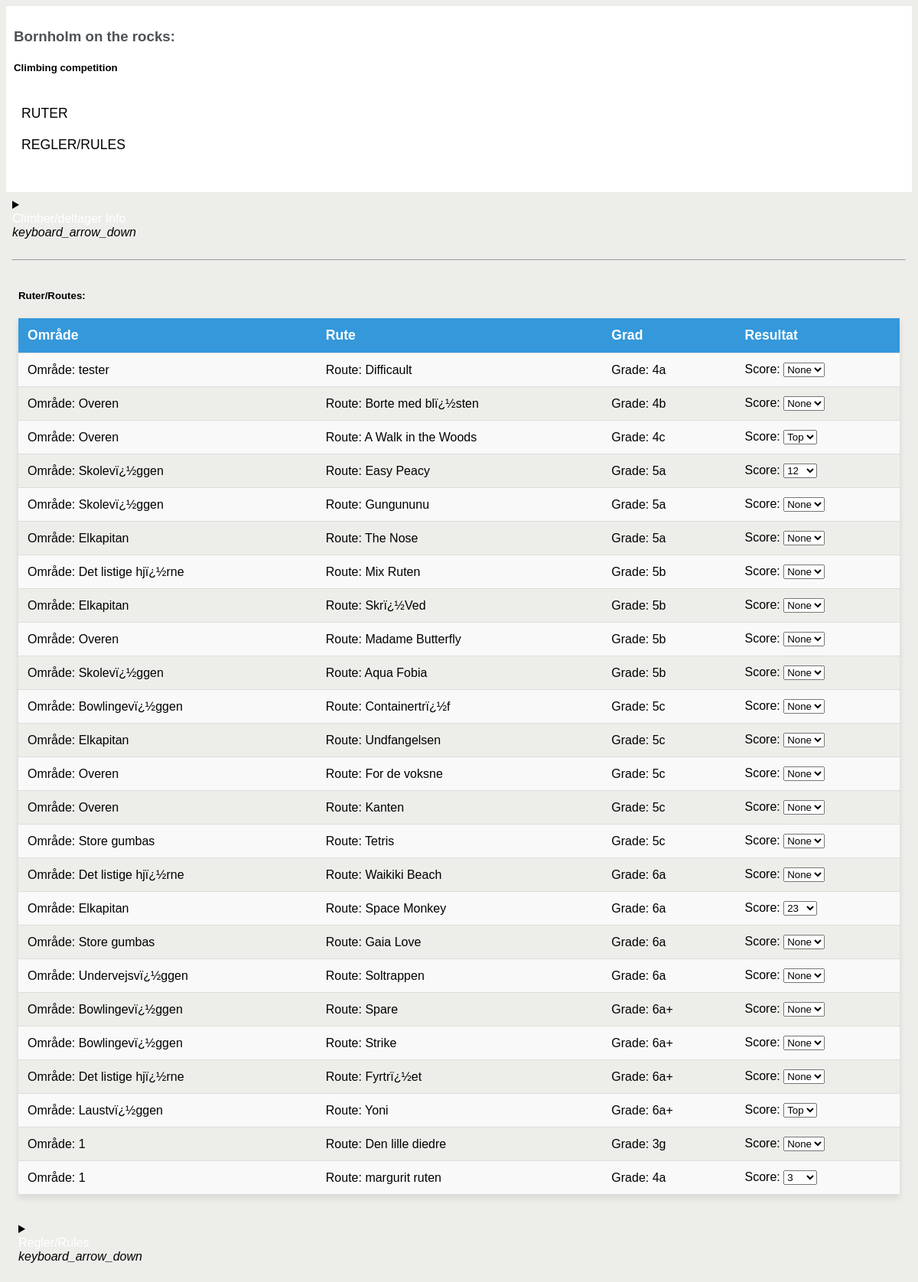
The app's page /routes (signed in) with its own data.
### tables this page shows
CREATE TABLE routes
             (route_uuid text, nr, name text, max_score int, area text, grade text, factor int);

CREATE TABLE competition
             (uuid text, route_uuid text, score text, timestamp text);

### app.py (the view)
@app.route('/routes', methods=['GET', 'POST'])
def routes():
    if 'logged_in' in session.keys():
        if session['logged_in'] == True:
            conn = connect_to_db()
            cursor = conn.cursor()
            user_info = cursor.execute("SELECT * FROM climber_id WHERE uuid =\"" + session["uuid"] + "\"").fetchall()
            u_info = []
            for u in user_info[0]:
                u_info.append(u)
            routes = cursor.execute("SELECT * FROM routes").fetchall()
            climber_comp_routes = cursor.execute("SELECT * FROM competition WHERE uuid =\"" + session["uuid"] + "\"").fetchall()
            routes_list = []
            for r in routes:
                route_list = []
                for item in r:
                    route_list.append(item)
                routes_list.append(route_list)
            i = 0
            for r in routes_list:
                routes_list[i].append("-")
                for ur in climber_comp_routes:
                    route_uuid = r[0]
                    climber_route_uuid = ur[1]
                    if route_uuid == climber_route_uuid :
                        routes_list[i][6] = ur[2]
                        continue
                i += 1
            return render_template('routes.html', user_info=u_info, routes=routes_list)
    return redirect("/login")

### app.py (called while the page is built)
def cLog(msg, level=""):
    if level == "err":
        logger.error(msg)
    else:
        logger.info(msg)
    print(msg)

def connect_to_db():
    try:
        conn = sqlite3.connect(db_file)
        cLog("[+] Database Sqlite3.db loaded.")
    except:
        cLog("[!] Database Sqlite3.db not loaded.", "err")
        quit()
    return conn

### templates/routes.html (shortened to what this page needs)
<!DOCTYPE html>
<html lang="en">
<head>
    <link href="https://cdn.jsdelivr.net/npm/beercss@3.11.22/dist/cdn/beer.min.css" rel="stylesheet">
</head>
<body class="light">
    <div style="background-color: white;">
        <div style="padding: 10px">
            <h3 style="text-align: left; font-family:Verdana, sans-serif; font-weight: 600; color: rgb(77, 82, 86);">Bornholm on the rocks:</h3>
            <h5 style="text-align: left; font-family:Verdana, sans-serif; font-weight: 600;">Climbing competition</h5>
            </div>
        <nav class="toolbar max" style="background-color: var(--surface-dim);">
            <a href="#ruter" class="nav-link">Ruter</a>
            <a href="#regler" class="nav-link">Regler/Rules</a>
            <a href="/logout" class="nav-link" style="background-color: var(--inverse-surface); color: white;">Logout</a>
        </nav>
    </div>
    <div style="padding: 1vh;">
    <details>
    <summary>
        <article style="background-color: var(--primary);">
        <nav>
            <div class="max" style="color: white;">Climber/deltager Info</div>
            <i>keyboard_arrow_down</i>
        </nav>
        </article>
    </summary>
    </details>
    <br>
    <hr>
    <div style="padding: 1vh; overflow-x:auto;" id="ruter">
        <h5 style="text-align: left; font-family:Verdana, sans-serif; font-weight: 600;">Ruter/Routes:</h5>
        <table>
            <tr>
                <th>Område</th>
                <th>Rute</th>
                <th>Grad</th>
                <th>Resultat</th>
            </tr>
            {% for route in routes %}
            <tr id="{{ route.0 }}">
                <td> Område: {{ route.4 }}</td>
                <td> Route: {{ route.2 }}</td>
                <td> Grade: {{ route.5 }}</td>
                <td> Score:
                    <select  id="slynger" class="slynger" oninput="updateRoute('{{ route.0 }}')">
                        <option value="{{ route.6}}" selected>{{ route.6}}</option>
                    </select>
                </td>
            </tr>
            {% endfor %}
        </table>
    </div>
    <div style="padding: 1vh;" id="regler">
    <details>
        <summary>
            <article style="background-color: var(--primary);">
            <nav>
                <div class="max" style="color: white;">Regler/Rules</div>
                <i>keyboard_arrow_down</i>
            </nav>
            </article>
        </summary>
        </details>
    </div>
</body>

### templates/routes.html (style rules this page uses)
table { width: 100%; border-collapse: collapse; margin: 20px 0; box-shadow: 0 4px 8px rgba(0, 0, 0, 0.1); }
th, td { padding: 12px; text-align: left; border-bottom: 1px solid #ddd; }
th { background-color: #3498db; color: white; font-size: 1.1em; }
tr:nth-child(even) { background-color: #f9f9f9; }
body { font-family: Verdana, sans-serif; background-color: #EDEDE9; }
.nav-link { text-decoration: none; color: black; padding: 10px 20px; font-size: 1.1em; text-transform: uppercase; transition: background-color 0.3s ease, color 0.3s ease; display: block; }

### records on screen
routes: area "tester", name "Difficault", grade "4a", route_uuid "None"
routes: area "Overen", name "Borte med blï¿½sten", grade "4b", route_uuid "None"
routes: area "Overen", name "A Walk in the Woods", grade "4c"
competition: score.route_uuid "Top"
routes: area "Skolevï¿½ggen", name "Easy Peacy", grade "5a", factor+route_uuid "12"
routes: area "Skolevï¿½ggen", name "Gungununu", grade "5a", route_uuid "None"
routes: area "Elkapitan", name "The Nose", grade "5a", route_uuid "None"
routes: area "Det listige hjï¿½rne", name "Mix Ruten", grade "5b", route_uuid "None"
routes: area "Elkapitan", name "Skrï¿½Ved", grade "5b", route_uuid "None"
routes: area "Overen", name "Madame Butterfly", grade "5b", route_uuid "None"
routes: area "Skolevï¿½ggen", name "Aqua Fobia", grade "5b", route_uuid "None"
routes: area "Bowlingevï¿½ggen", name "Containertrï¿½f", grade "5c", route_uuid "None"
routes: area "Elkapitan", name "Undfangelsen", grade "5c", route_uuid "None"
routes: area "Overen", name "For de voksne", grade "5c", route_uuid "None"
routes: area "Overen", name "Kanten", grade "5c", route_uuid "None"
routes: area "Store gumbas", name "Tetris", grade "5c", route_uuid "None"
routes: area "Det listige hjï¿½rne", name "Waikiki Beach", grade "6a", route_uuid "None"
routes: area "Elkapitan", name "Space Monkey", grade "6a", factor+route_uuid "23"
routes: area "Store gumbas", name "Gaia Love", grade "6a", route_uuid "None"
routes: area "Undervejsvï¿½ggen", name "Soltrappen", grade "6a", route_uuid "None"
routes: area "Bowlingevï¿½ggen", name "Spare", grade "6a+", route_uuid "None"
routes: area "Bowlingevï¿½ggen", name "Strike", grade "6a+", route_uuid "None"
routes: area "Det listige hjï¿½rne", name "Fyrtrï¿½et", grade "6a+", route_uuid "None"
routes: area "Laustvï¿½ggen", name "Yoni", grade "6a+"
competition: score.route_uuid "Top"
routes: name "Den lille diedre", grade "3g"
competition: score.route_uuid "None"
routes: area "1", name "margurit ruten", grade "4a", route_uuid "3"

### other values on screen
{{ route.4 }} "1"
